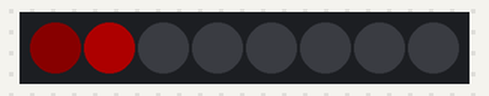
The program below on a simulated Raspberry Pi (BCM pin numbers) with a Blinkt!. On the bench: 8 RGB LEDs in strip order, left to right. Dim RGB values are drawn brighter than linear.

Above: at 0.05 s.
At 0.45 s:
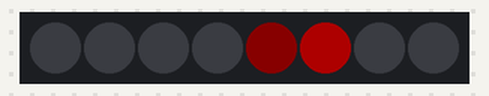
At 0.86 s:
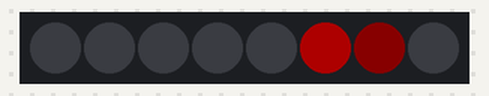
At 1.26 s:
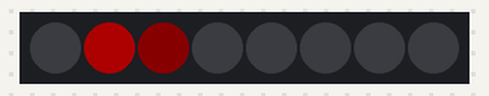
At 1.77 s:
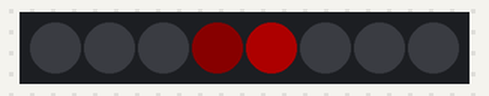
Timing chart, 0 to 40.0 s (numbered marks = the images above):
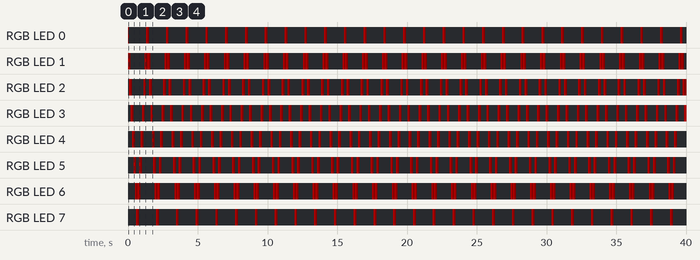

The program:

cylon.py
```python
#!/usr/bin/python
from blinkt import set_pixel, set_brightness, show, clear
import time

# RPi.GPIO library
import RPi.GPIO as GPIO

time_delay = 0.1

#set_brightness(1)

lead_brightness = 0.2
tail_brightness = 0.033


while True:
	for i in range(1, 8, 1):
		clear()
# Tungsten
#		set_pixel(i, 255, 214, 170)

# Red
		set_pixel(i, 255, 0, 0, lead_brightness)
		set_pixel(i-1, 255, 0, 0, tail_brightness)
# White
#		set_pixel(i, 255, 255, 255)
#		set_brightness(0.033)

		show()
		time.sleep(time_delay)
		clear()


	for i in range(6, -1, -1):
		clear()
		set_pixel(i, 255, 0, 0, lead_brightness)
		set_pixel(i+1, 255, 0, 0, tail_brightness)
		show()
		time.sleep(time_delay)
		clear()
```

Measured:
- by itself, RGB LED 0: repeats every 1.4 s: off 1.2 s, RGB(50, 0, 0) 0.10 s, RGB(9, 0, 0) 0.10 s
- by itself, RGB LED 1: repeats every 1.4 s: RGB(9, 0, 0) 0.10 s, off 1.0 s, RGB(50, 0, 0) 0.10 s, RGB(9, 0, 0) 0.10 s, RGB(50, 0, 0) 0.10 s
- by itself, RGB LED 6: repeats every 1.4 s: RGB(9, 0, 0) 0.10 s, RGB(50, 0, 0) 0.10 s, RGB(9, 0, 0) 0.10 s, off 1.0 s, RGB(50, 0, 0) 0.10 s
- by itself, RGB LED 7: repeats every 1.4 s: RGB(9, 0, 0) 0.10 s, off 1.2 s, RGB(50, 0, 0) 0.10 s
- by itself, RGB LED 2: repeats every 1.4 s: RGB(9, 0, 0) 0.10 s, off 0.81 s, RGB(50, 0, 0) 0.10 s, RGB(9, 0, 0) 0.10 s, off 0.20 s, RGB(50, 0, 0) 0.10 s
- by itself, RGB LED 3: repeats every 1.4 s: RGB(9, 0, 0) 0.10 s, off 0.61 s, RGB(50, 0, 0) 0.10 s, RGB(9, 0, 0) 0.10 s, off 0.40 s, RGB(50, 0, 0) 0.10 s
